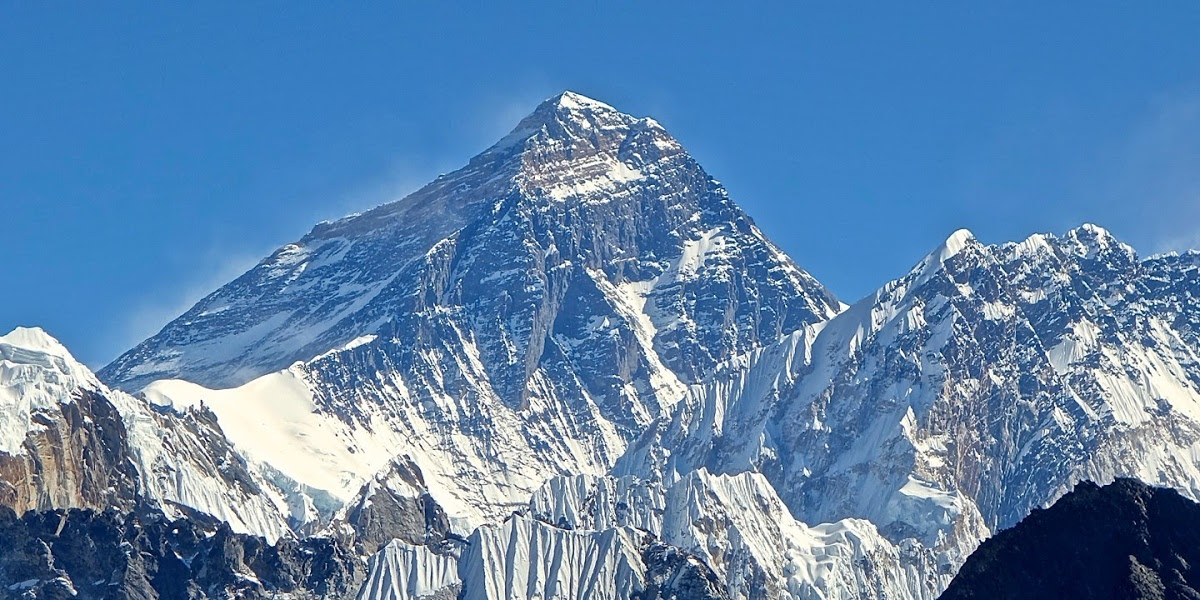
#> input picture imgs/mounteverest.jpg, 1200 x 600 px
$ python my_glcm.py
#> lines starting #> are read from the running program, lines starting #| are printed output that depends on the picture
from matplotlib import pyplot as plt
import numpy as np
import copy

verbose = True

# load an image
# mount everest: https://artsandculture.google.com/story/kAWhL0aq-oU_-Q
# sea: https://www.istockphoto.com/pt/foto/blue-sea-water-background-atlantic-gm1136870172-302935743
if verbose: print("Loading images...")
mnt_ev = plt.imread("imgs/mounteverest.jpg")
#> mnt_ev is the input picture: shape (600, 1200, 3); mean R, G, B 94.5, 133.2, 173.2
sea = plt.imread("imgs/sea.jpg")
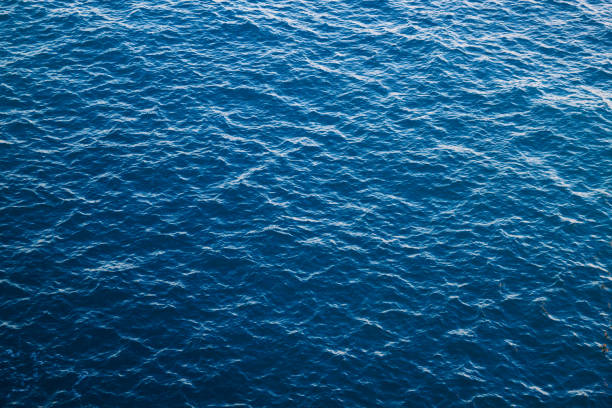
#> input picture imgs/sea.jpg, 612 x 408 px
#> sea is the input picture: shape (408, 612, 3); mean R, G, B 26.5, 90.1, 132.6
if verbose: print("Images loaded")

# get img grey lvl
if verbose: print("Converting RGB imgs to grey lvl (8bit)")
mnt_ev_g = np.average(mnt_ev,axis=2).astype(np.uint8)
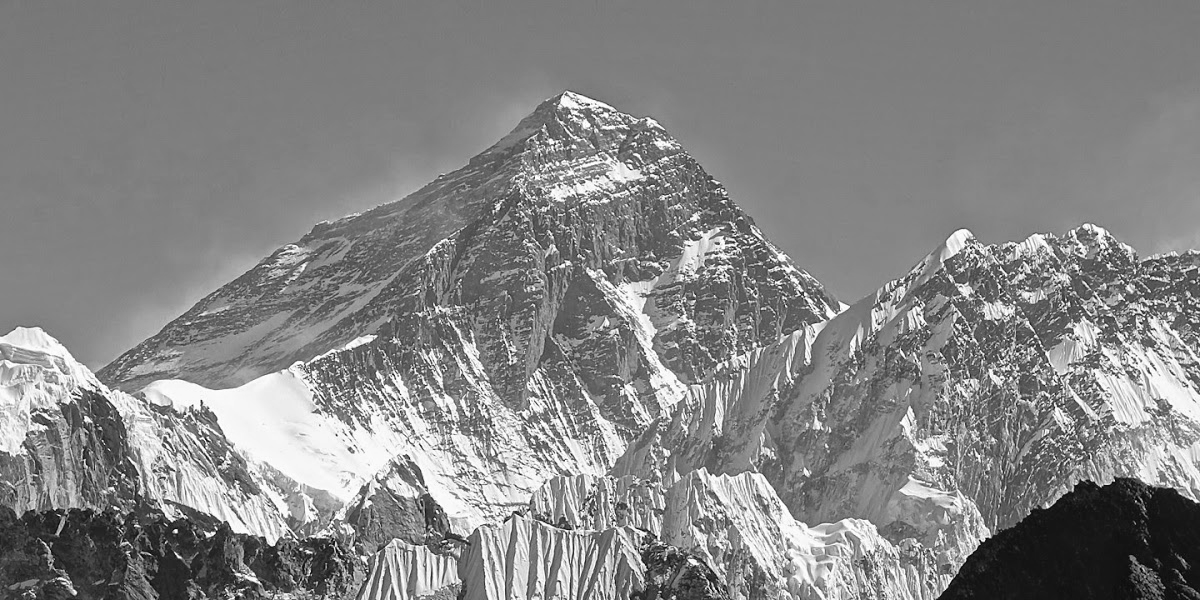
#> mnt_ev_g: shape (600, 1200); min 1, max 255, mean 133.3
sea_g = np.average(sea,axis=2).astype(np.uint8)
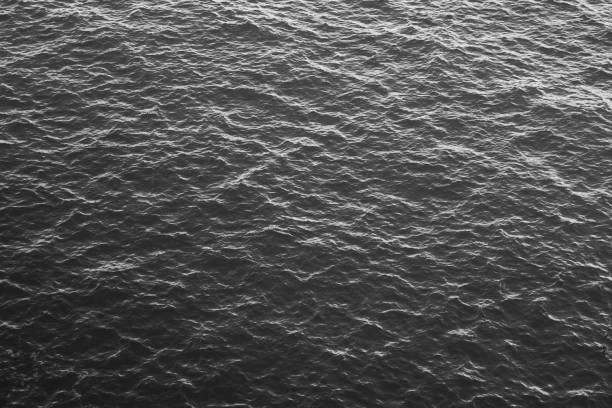
#> sea_g: shape (408, 612); min 16, max 245, mean 82.8
if verbose: print("Images converted")

finl_img = mnt_ev_g

# choose a positional operator
pos_op = [1,0]

# create glcm array
glcm = np.zeros([256,256])

# iterate over image and complete glcm
if verbose: print("Calculating GLCM")
for i in range(finl_img.shape[0]): # row
    for j in range(finl_img.shape[1]): # col
        init_val = finl_img[i,j]
        try:
            target = finl_img[i+pos_op[0],j+pos_op[1]]
        except:
            continue # out of img bounds
        glcm[init_val,target]+=1
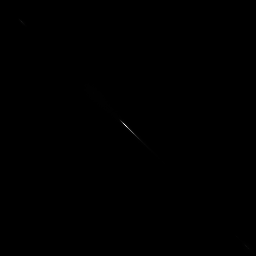
#> glcm: shape (256, 256) float64; min 0, max 22070, mean 11; drawn with min black and max white

glcm = glcm/np.sum(glcm)

if verbose: print("Plotting image")
imgplot = plt.imshow(np.log(glcm+1e-6))
plt.show()
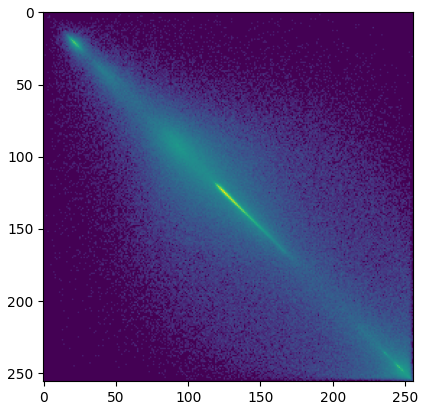
#> figure drawn by matplotlib, 1 panel

is_symmetric = False
if is_symmetric:
    test_glcm = np.copy(glcm)
    for i in range(test_glcm.shape[0]):
        for j in range(test_glcm.shape[1]):
            if i < j:
                continue
            else:
                temp_val = test_glcm[i,j].copy()
                test_glcm[i,j]-= test_glcm[j,i]
                test_glcm[j,i] -= temp_val

    if verbose: print("Is the GLCM symmetric?")
    imgplot = plt.imshow(test_glcm)
    plt.show()
    print("Number of different values in diagonally subtracted glcm:",len(np.unique(test_glcm,return_counts=True)[1]))
